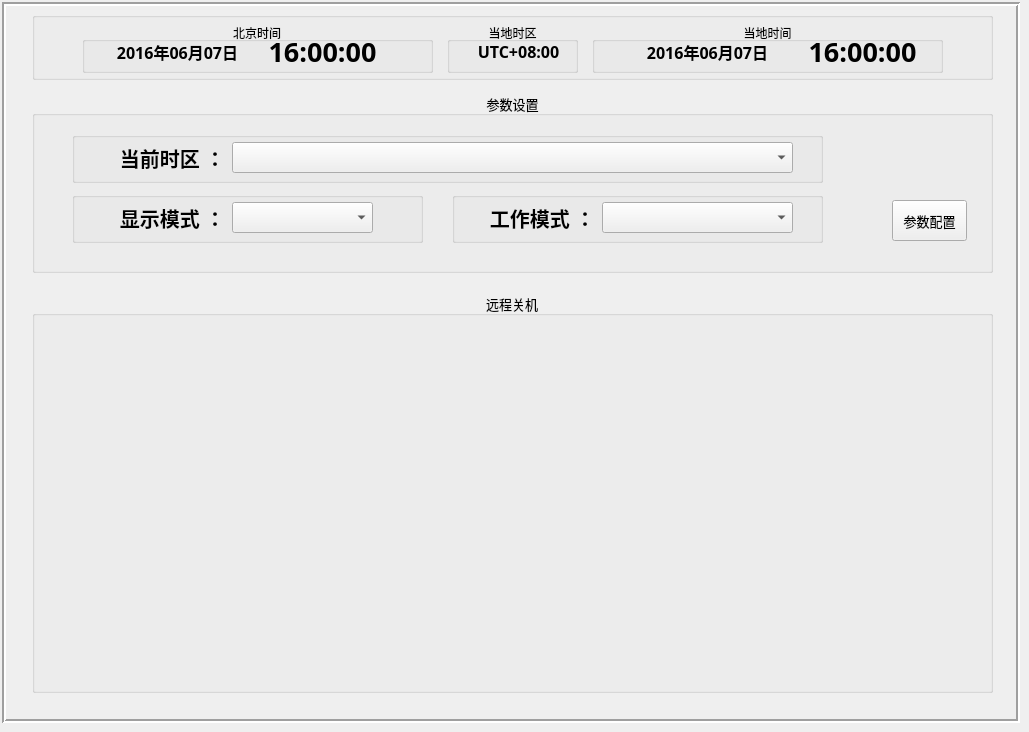
   <widget class="QWidget" name="SettingWidget">
    <attribute name="title">
     <string>参数设置</string>
    </attribute>
    <widget class="QFrame" name="frame_4">
     <property name="geometry">
      <rect>
       <x>2</x>
       <y>2</y>
       <width>1018</width>
       <height>721</height>
      </rect>
     </property>
     <property name="frameShape">
      <enum>QFrame::Box</enum>
     </property>
     <property name="frameShadow">
      <enum>QFrame::Sunken</enum>
     </property>
     <property name="lineWidth">
      <number>2</number>
     </property>
     <widget class="QGroupBox" name="groupBox_parameterSetting">
      <property name="geometry">
       <rect>
        <x>30</x>
        <y>90</y>
        <width>961</width>
        <height>181</height>
       </rect>
      </property>
      <property name="font">
       <font>
        <family>微软雅黑</family>
        <pointsize>10</pointsize>
       </font>
      </property>
      <property name="title">
       <string>参数设置</string>
      </property>
      <property name="alignment">
       <set>Qt::AlignCenter</set>
      </property>
      <widget class="QGroupBox" name="groupBox_28">
       <property name="geometry">
        <rect>
         <x>40</x>
         <y>40</y>
         <width>751</width>
         <height>51</height>
        </rect>
       </property>
       <property name="title">
        <string/>
       </property>
       <widget class="QLabel" name="label_3">
        <property name="geometry">
         <rect>
          <x>40</x>
          <y>10</y>
          <width>121</width>
          <height>31</height>
         </rect>
        </property>
        <property name="font">
         <font>
          <family>宋体</family>
          <pointsize>15</pointsize>
          <weight>75</weight>
          <bold>true</bold>
         </font>
        </property>
        <property name="text">
         <string>当前时区 ：</string>
        </property>
        <property name="textFormat">
         <enum>Qt::AutoText</enum>
        </property>
        <property name="alignment">
         <set>Qt::AlignCenter</set>
        </property>
       </widget>
       <widget class="QComboBox" name="comboBox_timeZoneDirec">
        <property name="geometry">
         <rect>
          <x>160</x>
          <y>10</y>
          <width>561</width>
          <height>31</height>
         </rect>
        </property>
        <property name="font">
         <font>
          <family>宋体</family>
          <pointsize>13</pointsize>
          <weight>75</weight>
          <bold>true</bold>
         </font>
        </property>
        <property name="focusPolicy">
         <enum>Qt::WheelFocus</enum>
        </property>
        <property name="currentText">
         <string/>
        </property>
        <property name="currentIndex">
         <number>-1</number>
        </property>
        <property name="maxVisibleItems">
         <number>10</number>
        </property>
        <property name="frame">
         <bool>true</bool>
        </property>
        <property name="modelColumn">
         <number>0</number>
        </property>
       </widget>
      </widget>
      <widget class="QGroupBox" name="groupBox_29">
       <property name="geometry">
        <rect>
         <x>40</x>
         <y>100</y>
         <width>351</width>
         <height>51</height>
        </rect>
       </property>
       <property name="title">
        <string/>
       </property>
       <widget class="QComboBox" name="comboBox_showModel">
        <property name="geometry">
         <rect>
          <x>160</x>
          <y>10</y>
          <width>141</width>
          <height>31</height>
         </rect>
        </property>
        <property name="font">
         <font>
          <family>宋体</family>
          <pointsize>13</pointsize>
          <weight>75</weight>
          <bold>true</bold>
         </font>
        </property>
        <property name="focusPolicy">
         <enum>Qt::WheelFocus</enum>
        </property>
        <property name="currentText">
         <string/>
        </property>
        <property name="currentIndex">
         <number>-1</number>
        </property>
        <property name="maxVisibleItems">
         <number>10</number>
        </property>
        <property name="frame">
         <bool>true</bool>
        </property>
        <property name="modelColumn">
         <number>0</number>
        </property>
       </widget>
       <widget class="QLabel" name="label_2">
        <property name="geometry">
         <rect>
          <x>40</x>
          <y>10</y>
          <width>121</width>
          <height>31</height>
         </rect>
        </property>
        <property name="font">
         <font>
          <family>宋体</family>
          <pointsize>15</pointsize>
          <weight>75</weight>
          <bold>true</bold>
         </font>
        </property>
        <property name="text">
         <string>显示模式 ：</string>
        </property>
        <property name="textFormat">
         <enum>Qt::AutoText</enum>
        </property>
        <property name="alignment">
         <set>Qt::AlignCenter</set>
        </property>
       </widget>
      </widget>
      <widget class="QGroupBox" name="groupBox_30">
       <property name="geometry">
        <rect>
         <x>420</x>
         <y>100</y>
         <width>371</width>
         <height>51</height>
        </rect>
       </property>
       <property name="title">
        <string/>
       </property>
       <widget class="QComboBox" name="comboBox_workModel">
        <property name="geometry">
         <rect>
          <x>150</x>
          <y>10</y>
          <width>191</width>
          <height>31</height>
         </rect>
        </property>
        <property name="font">
         <font>
          <family>宋体</family>
          <pointsize>13</pointsize>
          <weight>75</weight>
          <bold>true</bold>
         </font>
        </property>
        <property name="focusPolicy">
         <enum>Qt::WheelFocus</enum>
        </property>
        <property name="currentText">
         <string/>
        </property>
        <property name="currentIndex">
         <number>-1</number>
        </property>
        <property name="maxVisibleItems">
         <number>10</number>
        </property>
        <property name="frame">
         <bool>true</bool>
        </property>
        <property name="modelColumn">
         <number>0</number>
        </property>
       </widget>
       <widget class="QLabel" name="label_4">
        <property name="geometry">
         <rect>
          <x>30</x>
          <y>10</y>
          <width>121</width>
          <height>31</height>
         </rect>
        </property>
        <property name="font">
         <font>
          <family>宋体</family>
          <pointsize>15</pointsize>
          <weight>75</weight>
          <bold>true</bold>
         </font>
        </property>
        <property name="text">
         <string>工作模式 ：</string>
        </property>
        <property name="textFormat">
         <enum>Qt::AutoText</enum>
        </property>
        <property name="alignment">
         <set>Qt::AlignCenter</set>
        </property>
       </widget>
      </widget>
      <widget class="QPushButton" name="pushButton1">
       <property name="geometry">
        <rect>
         <x>860</x>
         <y>108</y>
         <width>75</width>
         <height>41</height>
        </rect>
       </property>
       <property name="font">
        <font>
         <weight>50</weight>
         <bold>false</bold>
        </font>
       </property>
       <property name="text">
        <string>参数配置</string>
       </property>
      </widget>
     </widget>
     <widget class="QGroupBox" name="groupBox_15">
      <property name="geometry">
       <rect>
        <x>30</x>
        <y>10</y>
        <width>961</width>
        <height>68</height>
       </rect>
      </property>
      <property name="title">
       <string/>
      </property>
      <widget class="QGroupBox" name="groupBox_16">
       <property name="geometry">
        <rect>
         <x>50</x>
         <y>10</y>
         <width>351</width>
         <height>51</height>
        </rect>
       </property>
       <property name="title">
        <string>北京时间</string>
       </property>
       <property name="alignment">
        <set>Qt::AlignCenter</set>
       </property>
       <widget class="QLabel" name="label_subBeijingDate_3">
        <property name="geometry">
         <rect>
          <x>30</x>
          <y>16</y>
          <width>131</width>
          <height>27</height>
         </rect>
        </property>
        <property name="font">
         <font>
          <family>新宋体</family>
          <pointsize>12</pointsize>
          <weight>75</weight>
          <bold>true</bold>
         </font>
        </property>
        <property name="text">
         <string>2016年06月07日</string>
        </property>
        <property name="alignment">
         <set>Qt::AlignCenter</set>
        </property>
       </widget>
       <widget class="QLabel" name="label_subBeijingTime_HM_3">
        <property name="geometry">
         <rect>
          <x>180</x>
          <y>16</y>
          <width>121</width>
          <height>27</height>
         </rect>
        </property>
        <property name="font">
         <font>
          <family>新宋体</family>
          <pointsize>20</pointsize>
          <weight>75</weight>
          <bold>true</bold>
         </font>
        </property>
        <property name="text">
         <string>16:00:00</string>
        </property>
        <property name="alignment">
         <set>Qt::AlignCenter</set>
        </property>
       </widget>
      </widget>
      <widget class="QGroupBox" name="groupBox_17">
       <property name="geometry">
        <rect>
         <x>560</x>
         <y>10</y>
         <width>351</width>
         <height>51</height>
        </rect>
       </property>
       <property name="title">
        <string>当地时间</string>
       </property>
       <property name="alignment">
        <set>Qt::AlignCenter</set>
       </property>
       <widget class="QLabel" name="label_subLocalTime_HM_3">
        <property name="geometry">
         <rect>
          <x>210</x>
          <y>16</y>
          <width>121</width>
          <height>27</height>
         </rect>
        </property>
        <property name="font">
         <font>
          <family>新宋体</family>
          <pointsize>20</pointsize>
          <weight>75</weight>
          <bold>true</bold>
         </font>
        </property>
        <property name="text">
         <string>16:00:00</string>
        </property>
        <property name="alignment">
         <set>Qt::AlignCenter</set>
        </property>
       </widget>
       <widget class="QLabel" name="label_subLocalDate_3">
        <property name="geometry">
         <rect>
          <x>50</x>
          <y>16</y>
          <width>131</width>
          <height>27</height>
         </rect>
        </property>
        <property name="font">
         <font>
          <family>新宋体</family>
          <pointsize>12</pointsize>
          <weight>75</weight>
          <bold>true</bold>
         </font>
        </property>
        <property name="text">
         <string>2016年06月07日</string>
        </property>
        <property name="alignment">
         <set>Qt::AlignCenter</set>
        </property>
       </widget>
      </widget>
      <widget class="QGroupBox" name="groupBox_18">
       <property name="geometry">
        <rect>
         <x>415</x>
         <y>10</y>
         <width>131</width>
         <height>51</height>
        </rect>
       </property>
       <property name="title">
        <string>当地时区</string>
       </property>
       <property name="alignment">
        <set>Qt::AlignCenter</set>
       </property>
       <widget class="QLabel" name="label_subLocalTimeZone_3">
        <property name="geometry">
         <rect>
          <x>26</x>
          <y>16</y>
          <width>91</width>
          <height>27</height>
         </rect>
        </property>
        <property name="font">
         <font>
          <family>新宋体</family>
          <pointsize>12</pointsize>
          <weight>75</weight>
          <bold>true</bold>
         </font>
        </property>
        <property name="text">
         <string>UTC+08:00</string>
        </property>
        <property name="alignment">
         <set>Qt::AlignCenter</set>
        </property>
       </widget>
      </widget>
     </widget>
     <widget class="QGroupBox" name="groupBox_closeRemoteDevice">
      <property name="geometry">
       <rect>
        <x>30</x>
        <y>290</y>
        <width>961</width>
        <height>401</height>
       </rect>
      </property>
      <property name="font">
       <font>
        <family>微软雅黑</family>
        <pointsize>10</pointsize>
       </font>
      </property>
      <property name="title">
       <string>远程关机</string>
      </property>
      <property name="alignment">
       <set>Qt::AlignCenter</set>
      </property>
     </widget>
    </widget>
   </widget>
